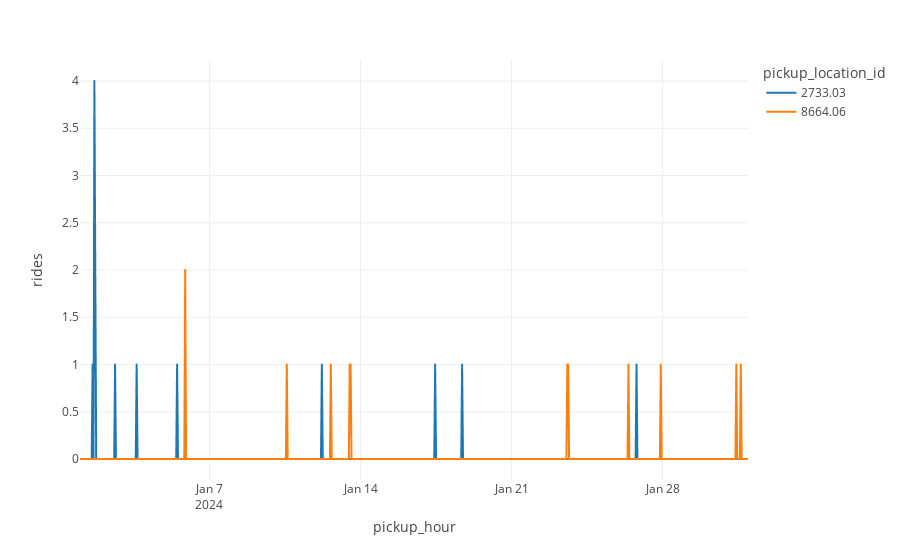

Notebook code cell kept with this figure:
### Code cell
plot_rides(agg_data_filled, locations=[8664.06,2733.03])

### Figure 1 — Plotly figure (JSON) as saved in the notebook; plotly's stock layout.template omitted (floating-point values rounded to 4 significant figures; data arrays with more than 128 entries replaced by an {"elided": "..."} marker saying what was removed)
{"data": [{"hovertemplate": "pickup_location_id=2733.03<br>pickup_hour=%{x}<br>rides=%{y}<extra></extra>", "legendgroup": "2733.03", "line": {"color": "#1F77B4", "dash": "solid"}, "marker": {"symbol": "circle"}, "mode": "lines", "name": "2733.03", "showlegend": true, "type": "scattergl", "x": {"elided": "744 str values"}, "xaxis": "x", "y": {"elided": "744 int values"}, "yaxis": "y"}, {"hovertemplate": "pickup_location_id=8664.06<br>pickup_hour=%{x}<br>rides=%{y}<extra></extra>", "legendgroup": "8664.06", "line": {"color": "#FF7F0E", "dash": "solid"}, "marker": {"symbol": "circle"}, "mode": "lines", "name": "8664.06", "showlegend": true, "type": "scattergl", "x": {"elided": "744 str values"}, "xaxis": "x", "y": {"elided": "744 int values"}, "yaxis": "y"}], "layout": {"legend": {"title": {"text": "pickup_location_id"}, "tracegroupgap": 0}, "margin": {"t": 60}, "xaxis": {"anchor": "y", "domain": [0, 1], "title": {"text": "pickup_hour"}}, "yaxis": {"anchor": "x", "domain": [0, 1], "title": {"text": "rides"}}}}
